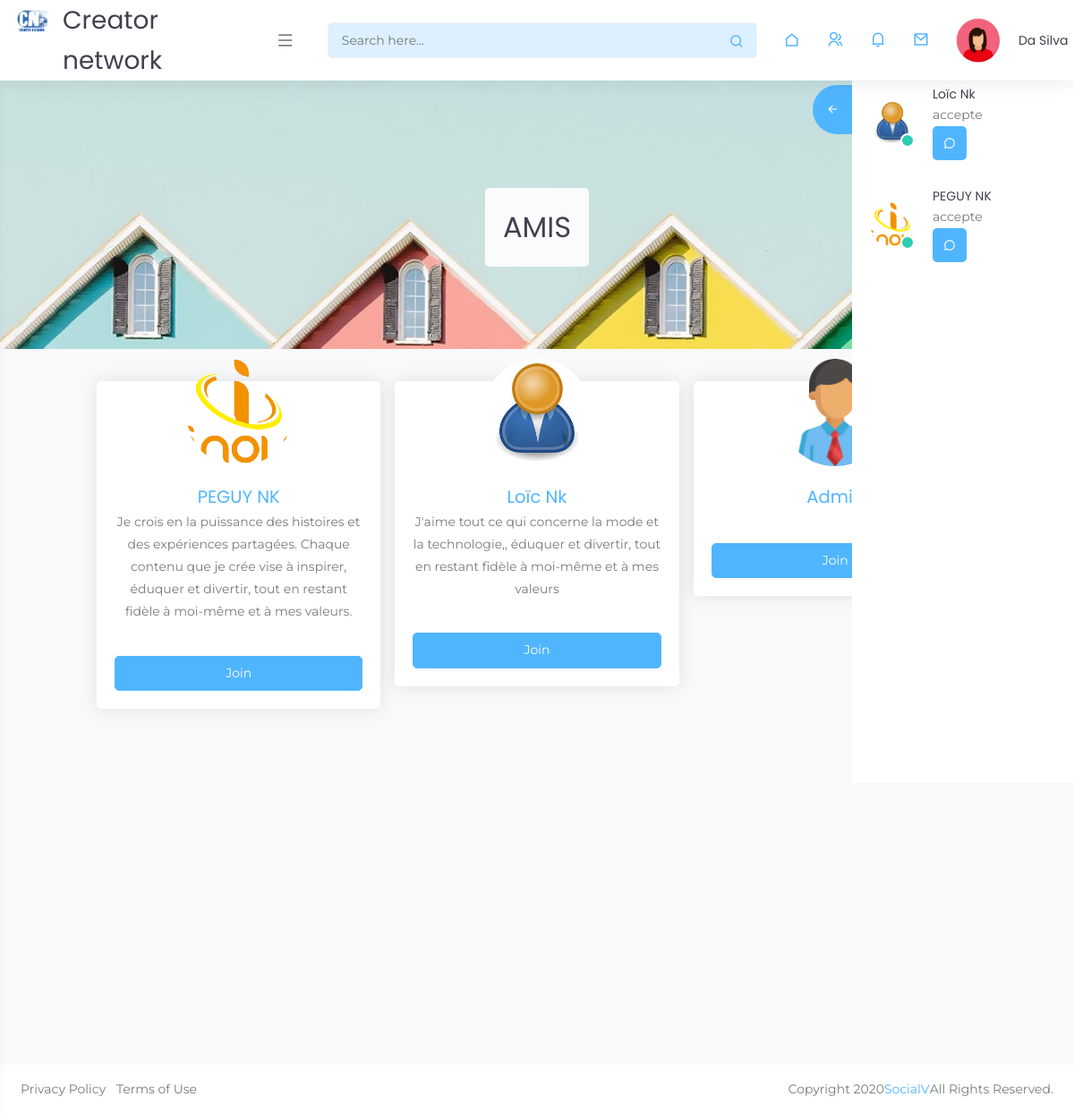
The app's page /amis.php (signed in) with its own data.
### tables this page shows
CREATE TABLE IF NOT EXISTS `demandes_amitie` (
  `id` int NOT NULL AUTO_INCREMENT,
  `id_demandeur` int NOT NULL,
  `id_destinataire` int NOT NULL,
  `statut` enum('en_attente','accepte','refuse') DEFAULT 'en_attente',
  `date_creation` datetime DEFAULT CURRENT_TIMESTAMP,
  PRIMARY KEY (`id`),
  KEY `id_demandeur` (`id_demandeur`),
  KEY `id_destinataire` (`id_destinataire`),
  CONSTRAINT `demandes_amitie_ibfk_1` FOREIGN KEY (`id_demandeur`) REFERENCES `createurs` (`id_user`),
  CONSTRAINT `demandes_amitie_ibfk_2` FOREIGN KEY (`id_destinataire`) REFERENCES `createurs` (`id_user`)
);

CREATE TABLE IF NOT EXISTS `createurs` (
  `id_user` int NOT NULL AUTO_INCREMENT,
  `nom` varchar(100) NOT NULL,
  `email` varchar(100) NOT NULL,
  `motdepasse` varchar(255) NOT NULL,
  `bio` text,
  `date_inscription` timestamp NULL DEFAULT CURRENT_TIMESTAMP,
  `photo` text,
  `tel` int DEFAULT NULL,
  `role` varchar(50) DEFAULT NULL,
  PRIMARY KEY (`id_user`),
  UNIQUE KEY `email` (`email`)
);

### amis.php (the view, shortened to what this page needs)
<?php
require 'inc/db_connect.php';
function recupererUtilisateurs($pdo, $id_utilisateur) {
    $sql = "SELECT id_user,photo, nom,bio FROM createurs WHERE id_user != :id_utilisateur";
    $stmt = $pdo->prepare($sql);
    $stmt->bindParam(':id_utilisateur', $id_utilisateur, PDO::PARAM_INT);
    $stmt->execute();
    return $stmt->fetchAll(PDO::FETCH_ASSOC);
}
$utilisateurs = recupererUtilisateurs($pdo, $_SESSION['user_id']);
?>
<!doctype html>
<html lang="en">
  <head>
      <link rel="stylesheet" href="assets/css/libs.min.css">
      <link rel="stylesheet" href="assets/css/socialv.css?v=4.0.0">
      <link rel="stylesheet" href="assets/vendor/@fortawesome/fontawesome-free/css/all.min.css">
      <link rel="stylesheet" href="assets/vendor/remixicon/fonts/remixicon.css">
      <link rel="stylesheet" href="assets/vendor/vanillajs-datepicker/dist/css/datepicker.min.css">
      <link rel="stylesheet" href="assets/vendor/font-awesome-line-awesome/css/all.min.css">
      <link rel="stylesheet" href="assets/vendor/line-awesome/dist/line-awesome/css/line-awesome.min.css">
  </head>
  <body class="  ">
   <div class="wrapper">
      <div class="iq-top-navbar">
         <div class="iq-navbar-custom">
            <nav class="navbar navbar-expand-lg navbar-light p-0">
                  <div class="iq-navbar-logo d-flex justify-content-between">
                     <a href="dashboard/index.html">
                        <img src="assets/images/logo.png" class="img-fluid" alt="">
                        <span>Creator network</span>
                     </a>
                     <div class="iq-menu-bt align-self-center">
                        <div class="wrapper-menu">
                              <div class="main-circle"><i class="ri-menu-line"></i></div>
                        </div>
                     </div>
                  </div>
                  <div class="iq-search-bar device-search">
                     <form action="#" class="searchbox">
                        <a class="search-link" href="#"><i class="ri-search-line"></i></a>
                        <input type="text" class="text search-input" placeholder="Search here...">
                     </form>
                  </div>
                  <div class="collapse navbar-collapse" id="navbarSupportedContent">
                     <ul class="navbar-nav  ms-auto navbar-list">
                        <li>
                              <a href="dashboard/index.html" class="  d-flex align-items-center">
                                 <i class="ri-home-line"></i>
                              </a>
                        </li>
                           <?php include('inc/friend.php');?>
                           <?php include('inc/notif.php');?>
                           <?php include('inc/messages.php');?>
                           <?php include('inc/user.php');?>
                     </ul>
                  </div>
            </nav>
         </div>
      </div>
      <?php include('inc/Myfriend.php');?>
        <div class="header-for-bg">
            <div class="background-header position-relative">
                <div class="title-on-header">
                    <div class="data-block">
                        <h2>AMIS</h2>
                    </div>
                </div>
            </div>
        </div>
      <div id="content-page" class="content-page">
        <div class="container">
            <div class="d-grid gap-3 d-grid-template-1fr-19">
             <?php foreach ($utilisateurs as $utilisateur): ?>
            <form method="POST" action="" style="display:inline-block;">
                <div class="card mt-3">
                    <div class="top-bg-image">
                    </div>
                    <div class="card-body text-center">
                        <div class="group-icon">
                            <img src="<?php echo $utilisateur['photo']; ?>" alt="profile-img" class="rounded-circle img-fluid avatar-120">
                        </div>
                        <div class="group-info pt-3 pb-3">
                            <h4><a href="userdetails.php?user_id=<?php echo htmlspecialchars($utilisateur['id_user']); ?>"><?php echo htmlspecialchars($utilisateur['nom']); ?></a></h4>
                            <p><?php echo htmlspecialchars($utilisateur['bio']); ?></p>
                        </div>
                        <button type="submit" class="btn btn-primary d-block w-100">Join</button>
                    </div>
                </div>
            </form>
            <?php endforeach; ?>
            </div>
        </div>
      </div>
   </div>
    <footer class="iq-footer bg-white">
       <div class="container-fluid">
          <div class="row">
             <div class="col-lg-6">
                <ul class="list-inline mb-0">
                   <li class="list-inline-item"><a href="dashboard/privacy-policy.html">Privacy Policy</a></li>
                   <li class="list-inline-item"><a href="dashboard/terms-of-service.html">Terms of Use</a></li>
                </ul>
             </div>
             <div class="col-lg-6 d-flex justify-content-end">
                Copyright 2020 <a href="#">SocialV</a> All Rights Reserved.
             </div>
          </div>
       </div>
    </footer>
  </body>
</html>

### inc/Myfriend.php (shortened to what this page needs)
 <?php
function recupererDemandesEmises($pdo, $id_utilisateur) {
   $sql = "SELECT d.*,photo, id_user, u.nom AS nom_destinataire
         FROM demandes_amitie d
         JOIN createurs u ON d.id_destinataire = u.id_user
         WHERE d.id_demandeur = :id_utilisateur";
   $stmt = $pdo->prepare($sql);
   $stmt->bindParam(':id_utilisateur', $id_utilisateur, PDO::PARAM_INT);
   $stmt->execute();
   return $stmt->fetchAll(PDO::FETCH_ASSOC);
}
$demandes_emises = recupererDemandesEmises($pdo, $_SESSION['user_id']);
 ?>
<div class="right-sidebar-mini right-sidebar">
     <div class="right-sidebar-panel p-0">
        <div class="card shadow-none">
           <div class="card-body p-0">
              <div class="media-height p-3" data-scrollbar="init">
               <?php if (count($demandes_emises) > 0): ?>
                  <?php foreach ($demandes_emises as $demande): ?>
                     <div class="d-flex align-items-center mb-4">
                        <div class="iq-profile-avatar status-online">
                           <img class="rounded-circle avatar-50" src="<?php echo $demande['photo'];?>" alt="">
                        </div>
                        <div class="ms-3">
                           <h6 class="mb-0"><?php echo htmlspecialchars($demande['nom_destinataire']); ?></h6>
                           <p class="mb-0"><?php echo htmlspecialchars($demande['statut']); ?></p>
                           <a href="sms.php?id=<?php echo $demande['id_user'];?>" class="btn btn-primary border-0 "><i class="ri-chat-3-line"></i></a>
                        </div>
                     </div>
                  <?php endforeach; ?>
               <?php else: ?>
                  <p>Aucune demande d'amitié émise.</p>
               <?php endif; ?>
              </div>
              <div class="right-sidebar-toggle bg-primary text-white mt-3">
                 <i class="ri-arrow-left-line side-left-icon"></i>
              </div>
           </div>
        </div>
     </div>
</div>

### records on screen
demandes_amitie: id_destinataire.photo (picture), id_destinataire.nom "Loïc Nk", statut "accepte"
demandes_amitie: id_destinataire.photo (picture), id_destinataire.nom "PEGUY NK", statut "accepte"
createurs: photo (picture), nom "PEGUY NK", bio "Je crois en la puissance des histoires et des expériences partagées. Chaque contenu que je crée vise à inspirer, éduquer et divertir, tout en restant fidèle à moi-même et à mes valeurs."
createurs: photo (picture), nom "Loïc Nk", bio "J'aime tout ce qui concerne la mode et la technologie,, éduquer et divertir, tout en restant fidèle à moi-même et à mes valeurs"
createurs: photo (picture), nom "Admin"

### other values on screen
$_SESSION['user_name'] "Da Silva"
